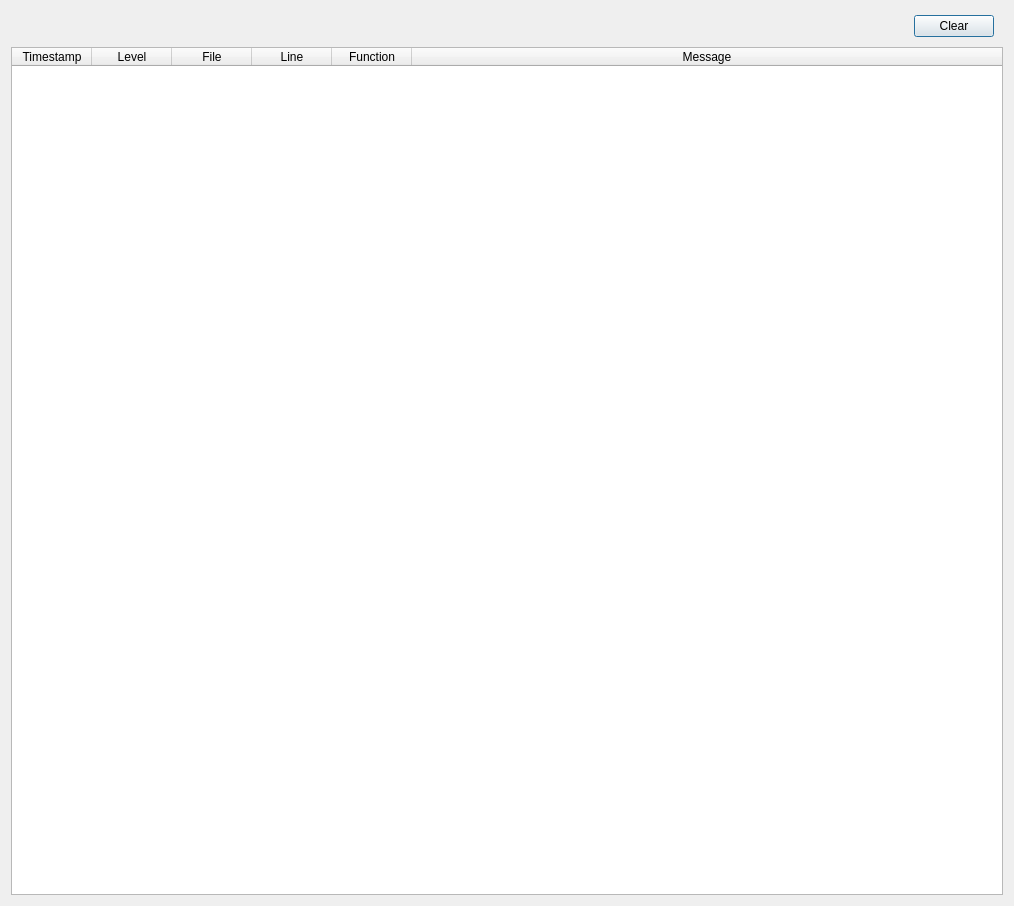
<?xml version="1.0" encoding="UTF-8"?>
<ui version="4.0">
 <class>logger</class>
 <widget class="QDialog" name="logger">
  <property name="enabled">
   <bool>true</bool>
  </property>
  <property name="geometry">
   <rect>
    <x>0</x>
    <y>0</y>
    <width>1014</width>
    <height>906</height>
   </rect>
  </property>
  <property name="minimumSize">
   <size>
    <width>600</width>
    <height>0</height>
   </size>
  </property>
  <property name="windowTitle">
   <string>Dialog</string>
  </property>
  <property name="sizeGripEnabled">
   <bool>false</bool>
  </property>
  <layout class="QGridLayout" name="gridLayout_3">
   <item row="0" column="0">
    <widget class="QWidget" name="formWidget" native="true">
     <layout class="QGridLayout" name="gridLayout_2">
      <property name="topMargin">
       <number>4</number>
      </property>
      <property name="bottomMargin">
       <number>4</number>
      </property>
      <item row="0" column="0">
       <spacer name="horizontalSpacer">
        <property name="orientation">
         <enum>Qt::Horizontal</enum>
        </property>
        <property name="sizeHint" stdset="0">
         <size>
          <width>40</width>
          <height>20</height>
         </size>
        </property>
       </spacer>
      </item>
      <item row="0" column="1">
       <widget class="QPushButton" name="button_clear">
        <property name="text">
         <string>Clear</string>
        </property>
       </widget>
      </item>
     </layout>
    </widget>
   </item>
   <item row="1" column="0">
    <layout class="QGridLayout" name="gridLayout">
     <item row="0" column="0">
      <widget class="QTableWidget" name="tableWidget">
       <property name="editTriggers">
        <set>QAbstractItemView::NoEditTriggers</set>
       </property>
       <property name="showDropIndicator" stdset="0">
        <bool>false</bool>
       </property>
       <property name="dragDropOverwriteMode">
        <bool>false</bool>
       </property>
       <property name="alternatingRowColors">
        <bool>true</bool>
       </property>
       <property name="selectionMode">
        <enum>QAbstractItemView::SingleSelection</enum>
       </property>
       <property name="selectionBehavior">
        <enum>QAbstractItemView::SelectRows</enum>
       </property>
       <property name="sortingEnabled">
        <bool>false</bool>
       </property>
       <attribute name="horizontalHeaderVisible">
        <bool>true</bool>
       </attribute>
       <attribute name="horizontalHeaderMinimumSectionSize">
        <number>25</number>
       </attribute>
       <attribute name="horizontalHeaderDefaultSectionSize">
        <number>80</number>
       </attribute>
       <attribute name="horizontalHeaderStretchLastSection">
        <bool>true</bool>
       </attribute>
       <attribute name="verticalHeaderVisible">
        <bool>false</bool>
       </attribute>
       <attribute name="verticalHeaderMinimumSectionSize">
        <number>20</number>
       </attribute>
       <attribute name="verticalHeaderDefaultSectionSize">
        <number>20</number>
       </attribute>
       <attribute name="verticalHeaderStretchLastSection">
        <bool>false</bool>
       </attribute>
       <column>
        <property name="text">
         <string>Timestamp</string>
        </property>
       </column>
       <column>
        <property name="text">
         <string>Level</string>
        </property>
       </column>
       <column>
        <property name="text">
         <string>File</string>
        </property>
       </column>
       <column>
        <property name="text">
         <string>Line</string>
        </property>
       </column>
       <column>
        <property name="text">
         <string>Function</string>
        </property>
       </column>
       <column>
        <property name="text">
         <string>Message</string>
        </property>
       </column>
      </widget>
     </item>
    </layout>
   </item>
  </layout>
 </widget>
 <resources/>
 <connections/>
</ui>
